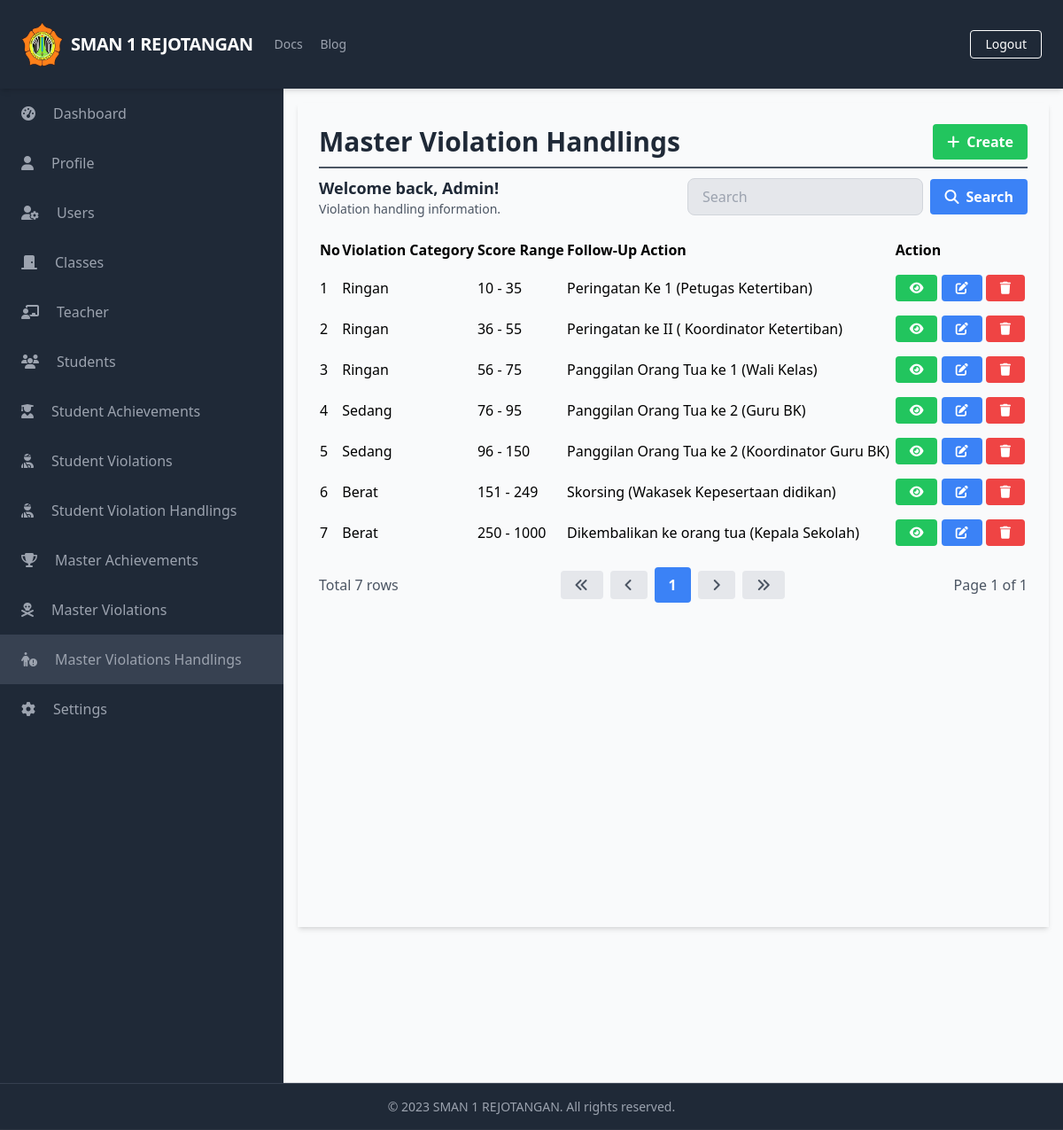
The page /manage_master_violationhandlings/manage_master_violationhandlings_list.php (signed in) on the database its author committed.
### tables this page shows
CREATE TABLE `MasterViolationHandlings` (
  `HandlingID` int(11) NOT NULL,
  `ViolationCategory` varchar(255) NOT NULL,
  `ScoreRangeBottom` int(11) NOT NULL,
  `ScoreRangeTop` int(11) NOT NULL,
  `FollowUpAction` varchar(255) NOT NULL
);

### database/connection.php (called while the page is built, shortened)
<?php
$baseUrl = "http://localhost/final_project_imam_2023/";

### public/manage_master_violationhandlings/manage_master_violationhandlings_list.php (the view, shortened to what this page needs)
<?php
require_once('../../database/connection.php');
?>
<?php include_once('../components/header.php'); ?>
<div class="h-screen flex flex-col">
    <?php include('../components/navbar.php'); ?>
    <div class="flex-grow bg-gray-50 flex flex-row shadow-md">
        <?php include('../components/sidebar.php'); ?>
        <main class="bg-gray-50 flex flex-col flex-1 overflow-y-scroll h-screen flex-shrink-0 sc-hide pb-40">
            <div class="flex items-start justify-start p-6 shadow-md m-4 flex-1 flex-col">
                <div class="flex flex-row justify-between items-center w-full border-b-2 border-gray-600 mb-2 pb-2">
                    <h1 class="text-3xl text-gray-800 font-semibold w-full">Master Violation Handlings</h1>
                    <div class="flex flex-row justify-end items-center">
                        <a href="<?php echo $baseUrl; ?>public/manage_master_violationhandlings/manage_master_violationhandlings_create.php" class="bg-green-500 hover-bg-green-700 text-white font-bold py-2 px-4 rounded inline-flex items-center">
                            <i class="fas fa-plus mr-2"></i>
                            <span>Create</span>
                        </a>
                    </div>
                </div>
                <div class="flex flex-col w-full">
                    <div class="flex flex-row justify-between items-center w-full mb-2 pb-2">
                        <div>
                            <h2 class="text-lg text-gray-800 font-semibold">Welcome back, <?php echo $_SESSION['FullName']; ?>!</h2>
                            <p class="text-gray-600 text-sm">Violation handling information.</p>
                        </div>
                        <form class="flex items-center justify-end space-x-2 w-96">
                            <input type="text" name="search" class="bg-gray-200 focus-bg-white focus-outline-none border border-gray-300 rounded-lg py-2 px-4 block w-full appearance-none leading-normal" placeholder="Search" value="<?php echo isset($_GET['search']) ? $_GET['search'] : ''; ?>">
                            <button type="submit" class="bg-blue-500 hover-bg-blue-700 text-white font-bold py-2 px-4 rounded space-x-2 inline-flex items-center">
                                <i class="fas fa-search"></i>
                                <span>Search</span>
                            </button>
                        </form>
                    </div>
                    <table class="min-w-full">
                        <thead>
                            <tr>
                                <th class="text-left py-2">No</th>
                                <th class="text-left py-2">Violation Category</th>
                                <th class="text-left py-2">Score Range</th>
                                <th class="text-left py-2">Follow-Up Action</th>
                                <th class="text-left py-2">Action</th>
                            </tr>
                        </thead>
                        <tbody>
                            <?php
                            $searchTerm = isset($_GET['search']) ? $_GET['search'] : '';
                            $page = isset($_GET['page']) ? $_GET['page'] : 1;
                            $query = "SELECT * FROM MasterViolationHandlings WHERE ViolationCategory LIKE '%$searchTerm%' LIMIT 15 OFFSET " . ($page - 1) * 15;
                            $result = $conn->query($query);
                            $queryCount = "SELECT COUNT(*) AS count FROM MasterViolationHandlings WHERE ViolationCategory LIKE '%$searchTerm%'";
                            $resultCount = $conn->query($queryCount);
                            $rowCount = $resultCount->fetch_assoc()['count'];
                            $totalPage = ceil($rowCount / 15);
                            $no = 1;
                            while ($row = $result->fetch_assoc()) {
                            ?>
                                <tr>
                                    <td class="py-2"><?php echo $no++; ?></td>
                                    <td class="py-2"><?php echo $row['ViolationCategory']; ?></td>
                                    <td class="py-2"><?php echo $row['ScoreRangeBottom'] . ' - ' . $row['ScoreRangeTop']; ?></td>
                                    <td class="py-2"><?php echo $row['FollowUpAction']; ?></td>
                                    <td class='py-2'>
                                        <a href="<?php echo $baseUrl; ?>public/manage_master_violationhandlings/manage_master_violationhandlings_detail.php?id=<?php echo $row['HandlingID'] ?>" class='bg-green-500 hover-bg-green-700 text-white font-bold py-2 px-4 rounded inline-flex items-center text-sm'>
                                            <i class='fas fa-eye'></i>
                                        </a>
                                        <a href="<?php echo $baseUrl; ?>public/manage_master_violationhandlings/manage_master_violationhandlings_update.php?id=<?php echo $row['HandlingID'] ?>" class='bg-blue-500 hover-bg-blue-700 text-white font-bold py-2 px-4 rounded inline-flex items-center text-sm'>
                                            <i class='fas fa-edit'></i>
                                        </a>
                                        <a href="#" onclick="confirmDelete(<?php echo $row['HandlingID']; ?>)" class='bg-red-500 hover-bg-red-700 text-white font-bold py-2 px-4 rounded inline-flex items-center text-sm'>
                                            <i class='fas fa-trash'></i>
                                        </a>
                                    </td>
                                </tr>
                            <?php
                            }
                            ?>
                        </tbody>
                    </table>
                    <div class="flex flex-row justify-between items-center w-full mt-4">
                        <div class="flex flex-row justify-start items-center">
                            <span class="text-gray-600">Total <?php echo $rowCount; ?> rows</span>
                        </div>
                        <div class="flex flex-row justify-end items-center space-x-2">
                            <a href="?page=1&search=<?php echo $searchTerm; ?>" class="bg-gray-200 hover-bg-gray-300 text-gray-600 font-bold py-2 px-4 rounded inline-flex items-center">
                                <i class="fas fa-angle-double-left"></i>
                            </a>
                            <a href="?page=<?php if ($page == 1) {
                                                echo $page;
                                            } else {
                                                echo $page - 1;
                                            } ?>&search=<?php echo $searchTerm; ?>" class="bg-gray-200 hover-bg-gray-300 text-gray-600 font-bold py-2 px-4 rounded inline-flex items-center">
                                <i class="fas fa-angle-left"></i>
                            </a>
                            <?php
                            $startPage = $page - 2;
                            $endPage = $page + 2;
                            if ($startPage < 1) {
                                $endPage += abs($startPage) + 1;
                                $startPage = 1;
                            }
                            if ($endPage > $totalPage) {
                                $startPage -= $endPage - $totalPage;
                                $endPage = $totalPage;
                            }
                            if ($startPage < 1) {
                                $startPage = 1;
                            }
                            for ($i = $startPage; $i <= $endPage; $i++) {
                                if ($i == $page) {
                                    echo "<a href='?page=$i&search=$searchTerm' class='bg-blue-500 hover-bg-blue-700 text-white font-bold py-2 px-4 rounded inline-flex items-center'>$i</a>";
                                } else {
                                    echo "<a href='?page=$i&search=$searchTerm' class='bg-gray-200 hover-bg-gray-300 text-gray-600 font-bold py-2 px-4 rounded inline-flex items-center'>$i</a>";
                                }
                            }
                            ?>
                            <a href="?page=<?php if ($page == $totalPage) {
                                                echo $page;
                                            } else {
                                                echo $page + 1;
                                            } ?>&search=<?php echo $searchTerm; ?>" class="bg-gray-200 hover-bg-gray-300 text-gray-600 font-bold py-2 px-4 rounded inline-flex items-center">
                                <i class="fas fa-angle-right"></i>
                            </a>
                            <a href="?page=<?php echo $totalPage; ?>&search=<?php echo $searchTerm; ?>" class="bg-gray-200 hover-bg-gray-300 text-gray-600 font-bold py-2 px-4 rounded inline-flex items-center">
                                <i class="fas fa-angle-double-right"></i>
                            </a>
                        </div>
                        <div class="flex flex-row justify-end items-center ml-2">
                            <span class="text-gray-600">Page <?php echo $page; ?> of <?php echo $totalPage; ?></span>
                        </div>
                    </div>
                </div>
        </main>
    </div>
    <?php include('../components/footer.php'); ?>
</div>
</body>
</html>

### rows shown on the page
masterviolationhandlings: ViolationCategory "Ringan", ScoreRangeBottom "10", ScoreRangeTop "35", FollowUpAction "Peringatan Ke 1 (Petugas Ketertiban)"
masterviolationhandlings: ViolationCategory "Ringan", ScoreRangeBottom "36", ScoreRangeTop "55", FollowUpAction "Peringatan ke II ( Koordinator Ketertiban)"
masterviolationhandlings: ViolationCategory "Ringan", ScoreRangeBottom "56", ScoreRangeTop "75", FollowUpAction "Panggilan Orang Tua ke 1 (Wali Kelas)"
masterviolationhandlings: ViolationCategory "Sedang", ScoreRangeBottom "76", ScoreRangeTop "95", FollowUpAction "Panggilan Orang Tua ke 2 (Guru BK)"
masterviolationhandlings: ViolationCategory "Sedang", ScoreRangeBottom "96", ScoreRangeTop "150", FollowUpAction "Panggilan Orang Tua ke 2 (Koordinator Guru BK)"
masterviolationhandlings: ViolationCategory "Berat", ScoreRangeBottom "151", ScoreRangeTop "249", FollowUpAction "Skorsing (Wakasek Kepesertaan didikan)"
masterviolationhandlings: ViolationCategory "Berat", ScoreRangeBottom "250", ScoreRangeTop "1000", FollowUpAction "Dikembalikan ke orang tua (Kepala Sekolah)"

### other values the page prints
$baseTitle "SMAN 1 REJOTANGAN"
$_SESSION['FullName'] "Admin"
$rowCount "7"
$page "1"
$totalPage "1"
